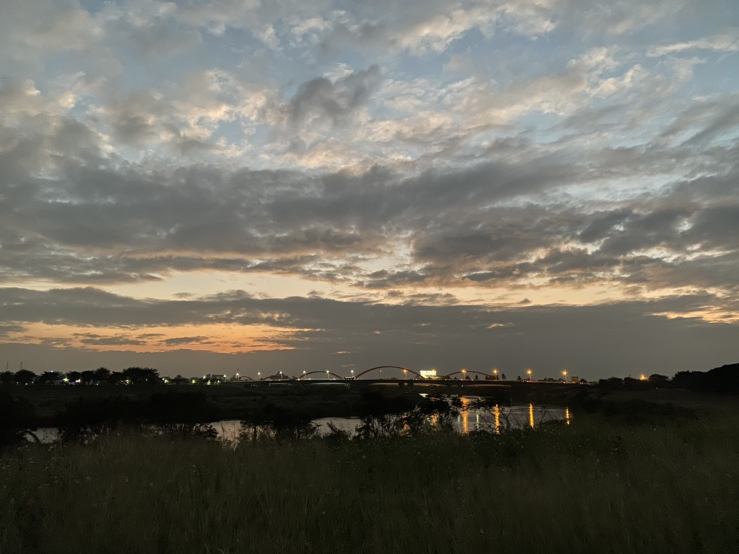
#> input picture ImageProcess/source/HDR.jpg, 1478 x 1108 px, found by its file name (shown at 1/2 size)
$ python plot.py   (older library calls are emulated)
#> lines starting #> are read from the running program, lines starting #| are printed output that depends on the picture
### ImageProcess/IM_classical.py
'''

這裡是寫基礎影像處理的部分，很難。
所以大家加油。

'''
from PIL import Image
import cv2
import numpy as np

from numpy.fft import fftn


class Image_classical():
    def __init__(self ) :
        self.image_file_name = ".\ImageProcess\okayu.png"

    def OpenImage(self, image_file_name =None , methood="cv"):
#> called with image_file_name = 'source\\HDR.jpg', methood = 'cv'
        methood = methood.lower()
        if methood =="cv" or methood =="cv2" :

            if image_file_name != None:
                print("open image with OpenCV : ", image_file_name)
                self.image = cv2.imread(image_file_name, cv2.IMREAD_COLOR)
#> self.image is the input picture: shape (1108, 1478, 3); mean B, G, R 94.7, 103.8, 105.4
                self.image = cv2.cvtColor(self.image, cv2.COLOR_BGR2RGB)
                self.ImSize = self.image.shape[:2]
#> self.ImSize = (1108, 1478)
                return self.image
            else:
                print("open default image with OpenCV : ", image_file_name)
                self.image = cv2.imread(self.image_file_name, cv2.IMREAD_COLOR)
                self.image = cv2.cvtColor(self.image, cv2.COLOR_BGR2RGB)
                self.ImSize = self.image.shape[:2]
                return self.image
        elif methood=="pil" :
            if image_file_name != None:
                print("open image :", image_file_name)
                self.image = Image.open(image_file_name)
                self.ImSize = self.image.size
                self.ImFormat = self.image.format
                self.ImMode = self.image.mode
                return self.image
            else:
                print("open image :", self.image_file_name)
                self.image = Image.open(self.image_file_name)
                self.ImSize = self.image.size
                self.ImFormat = self.image.format
                self.ImMode = self.image.mode
                return self.image


    # [12 lines left out: function image_info_get, not called in this run]

    # 目前是有損轉換
    def show(self, image ,methood ="pil", rotate = 0 ,trans=False):
        methood = methood.lower()
        if methood =="pil" :
            if trans :
                image = image.transpose(Image.FLIP_LEFT_RIGHT)
            if rotate !=0 :
                image = image.rotate(rotate)
            image.show()
        elif methood =="cv" or methood =="cv2":
            center = (image.shape[0]/2, image.shape[1]/2)
            if trans :
                image = cv2.flip(image, 1)
            if rotate != 0 :

                rot = cv2.getRotationMatrix2D(center, rotate, 1)
                image = cv2.warpAffine(image, rot, image.shape[:2])
            cv2.namedWindow("image", flags=cv2.WINDOW_NORMAL)
            cv2.resizeWindow("image" , (int(center[1]) , int(center[0])) )
            cv2.imshow("image", image)
            cv2.waitKey()
            cv2.destroyAllWindows()


    # [27 lines left out: functions SaveImage, ResizeImage, PIL2CV, not called in this run]

    def CV2PIL(self , image) :
        self.image = Image.fromarray(image)
        return self.image

    # [23 lines left out: functions img2np, np2PIL, fft, not called in this run]

    #　速度很慢的　　RGB to HSI
    # 抄起來
    def RGB2HSI(self ,rgb_img):
        with np.errstate(divide='ignore', invalid='ignore'):

            row = np.shape(rgb_img)[0]
#> row = 1108
            col = np.shape(rgb_img)[1]
#> col = 1478

            hsi_img = rgb_img.copy()

            B, G, R = cv2.split(rgb_img)
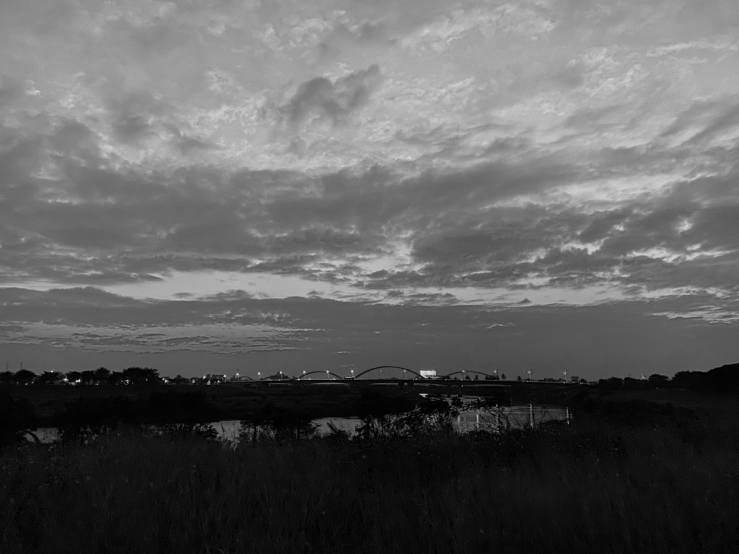
#> R: shape (1108, 1478) (shown at 1/2 size); min 0, max 242, mean 94.7

            [B, G, R] = [i / 255.0 for i in ([B, G, R])]
            H = np.zeros((row, col))
            I = (R + G + B) / 3.0
            S = np.zeros((row, col))
            for i in range(row):
                den = np.sqrt((R[i]-G[i])**2+(R[i]-B[i])*(G[i]-B[i]))
                thetha = np.arccos(0.5*(R[i]-B[i]+R[i]-G[i])/den)
                h = np.zeros(col)

                h[B[i] <= G[i]] = thetha[B[i] <= G[i]]

                h[G[i] < B[i]] = 2*np.pi-thetha[G[i] < B[i]]

                h[den == 0] = 0
                H[i] = h/(2*np.pi)
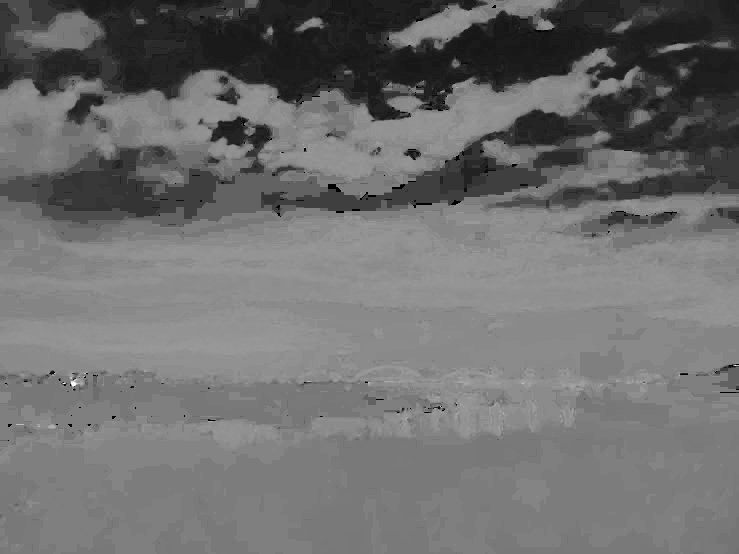
#> H: shape (1108, 1478) float64 (shown at 1/2 size); min 0, max 0.983, mean 0.435

            for i in range(row):
                min = []

                for j in range(col):
                    arr = [B[i][j], G[i][j], R[i][j]]
                    min.append(np.min(arr))
                min = np.array(min)

                S[i] = 1 - min*3/(R[i]+B[i]+G[i])

                S[i][R[i]+B[i]+G[i] == 0] = 0
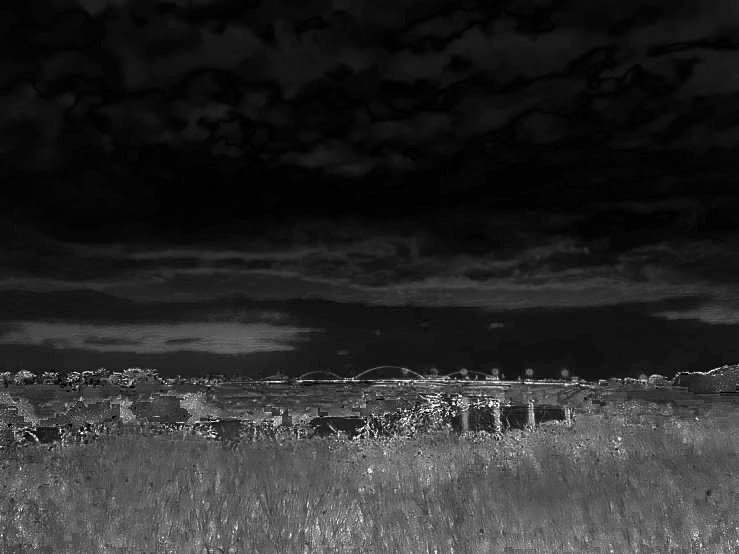
#> S: shape (1108, 1478) float64 (shown at 1/2 size); min 0, max 1, mean 0.162

            hsi_img[:, :, 0] = H*255
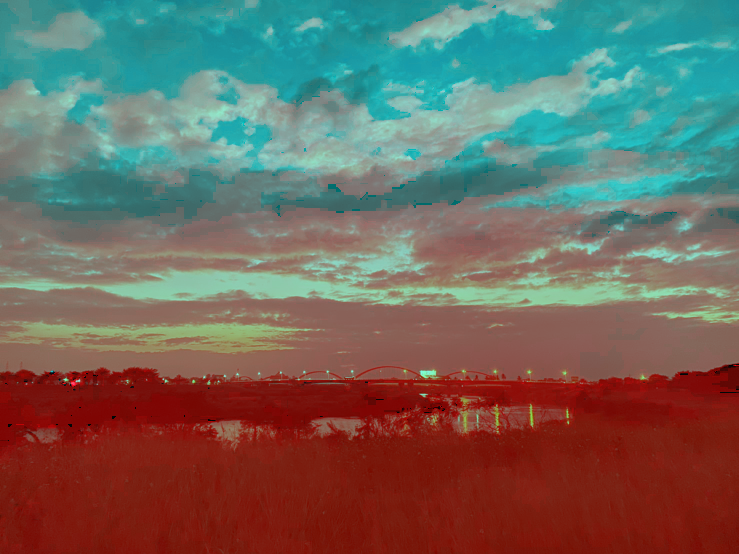
#> hsi_img: shape (1108, 1478, 3) (shown at 1/2 size); mean R, G, B 110.4, 103.8, 94.7
            hsi_img[:, :, 1] = S*255
            hsi_img[:, :, 2] = I*255
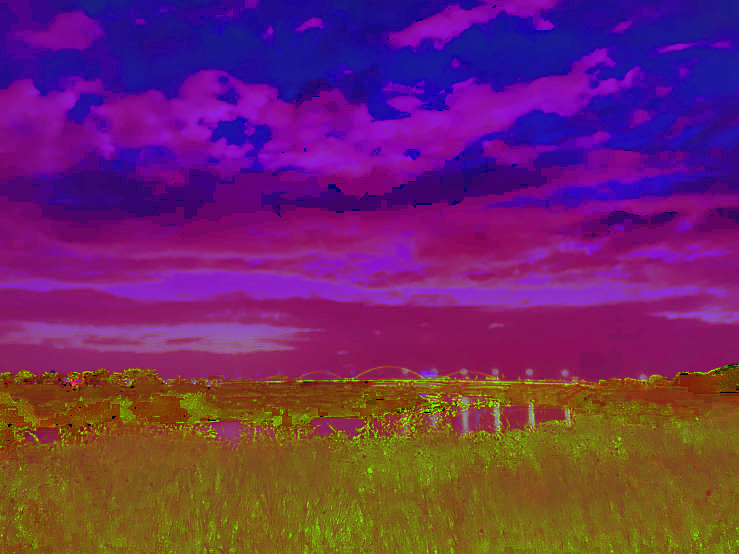
#> hsi_img: shape (1108, 1478, 3) (shown at 1/2 size); mean R, G, B 110.4, 40.8, 101
            return hsi_img

    # 抄起來
    # [49 lines left out: function HSI2RGB, not called in this run]

    def RGB2YCrCb(self ,rgb_image) :
        CrCb = cv2.cvtColor(rgb_image , cv2.COLOR_RGB2YCrCb)
        return CrCb

    def YCrCb2RGB(self , crcb_image):
        RGB = cv2.cvtColor(crcb_image , cv2.COLOR_YCrCb2RGB)
        return RGB

    def RGB2HSV(self , image):
        HSV = cv2.cvtColor(image , cv2.COLOR_RGB2HSV)
        return HSV

    def HSV2RGB(self , HSV) :
        RGB = cv2.cvtColor(HSV , cv2.COLOR_HSV2RGB)
        return RGB


# [5 lines that do not run on import are left out]

### ImageProcess/plot.py
'''
寫圖表產生的地方，包含3d 和 2d 圖表


'''
from matplotlib import pyplot as plt
# from mayavi import mlab
from scipy import stats as stats

import cv2

from imError import ChannelError
import numpy as np

# test 用的
from IM_classical import Image_classical


class plot2D() :
    def __init__(self) :
        pass

    def third_channel_his(self, np_array, title="historgram", legend="RGB"):
#> called with title = 'Historgram of HSI ', legend = 'HSI'
        sh = len(np_array.shape)
#> sh = 3
        fig = plt.figure()
        try :
            if sh!=3 :
                raise ChannelError
        except ChannelError :
            raise RuntimeError("ChannelError : dimension not 3.")

        arlist = np.dsplit(np_array ,3)
#> arlist = 3 items
        for i in range(3):
            arlist[i] = arlist[i].flatten()

        kwargs = dict(histtype='stepfilled', alpha=0.3, density=True, bins=40)

        plt.title(title)

        plt.hist(arlist[0], **kwargs)
        plt.hist(arlist[1], **kwargs)
        plt.hist(arlist[2], **kwargs)
        legend = list(legend)
        plt.legend(legend , loc='best')
        # plt.show()
        fig.canvas.draw()

        img = np.frombuffer(fig.canvas.tostring_rgb(), dtype=np.uint8)
        img = img.reshape(fig.canvas.get_width_height()[::-1] + (3,))
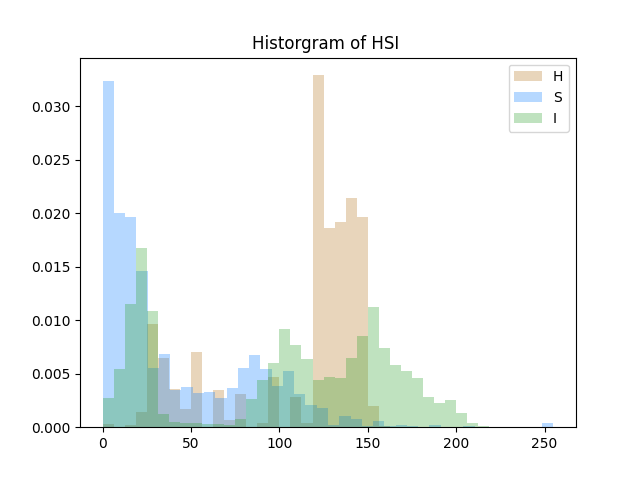
#> img: shape (480, 640, 3); mean of channels 0, 1, 2 244.3, 245.7, 242.7; drawn as B, G, R
        return img

    def RGB_plot(self , image) :
        image  = self.third_channel_his(np_array=image , title="Historgram of RGB " , legend="RGB")
        return image

    def HSI_plot(self , image) :
        image = self.third_channel_his(np_array=image , title="Historgram of HSI " , legend="HSI")
        return image

    def HSV_plot(self, image):
        image = self.third_channel_his(np_array=image, title="Historgram of HSV ", legend="HSV")
        return image

    def YCrCb_plot(self, image):
        image = self.third_channel_his(np_array=image, title="Historgram of YCrCb ", legend=("Y","Cr","Cb"))
        return image

    # [39 lines left out: function CV_hist, not called in this run]


    # [6 lines of commented-out code are left out]


'''
class plot3D():
    def __init__(self) :
        pass

    # 照片小於 256*256 不然會算很久
    def three_channel_his_3D(self ,np_array):
        sh = len(np_array.shape)
        try :
            if sh!=3 :
                raise ChannelError
        except ChannelError :
            raise RuntimeError("ChannelError : dimension not 3.")

        arlist = np.dsplit(np_array, 3)
        for i in range(3):
            arlist[i] = arlist[i].flatten()
            print(arlist[i].shape)

        stack_array = np.vstack([arlist[0] ,arlist[1] , arlist[2]])
        density = stats.gaussian_kde(stack_array)(stack_array)
        figure = mlab.figure('DensityPlot')
        pts = mlab.points3d(
            arlist[0], arlist[1], arlist[2], density, scale_mode='none', scale_factor=0.5)

        mlab.axes()
        mlab.show()
'''
if __name__ =="__main__" :
    im = Image_classical()
    image = im.OpenImage("source\\HDR.jpg" ,methood="cv")
    image = im.RGB2HSI(image)
    # image = im.ResizeImage(image,devide=10 , methood="cv")
    # np_array = im.img2np(image,methood="cv")

    plot= plot2D()
    image = plot.HSI_plot(image)
    im.show(image , methood="cv")
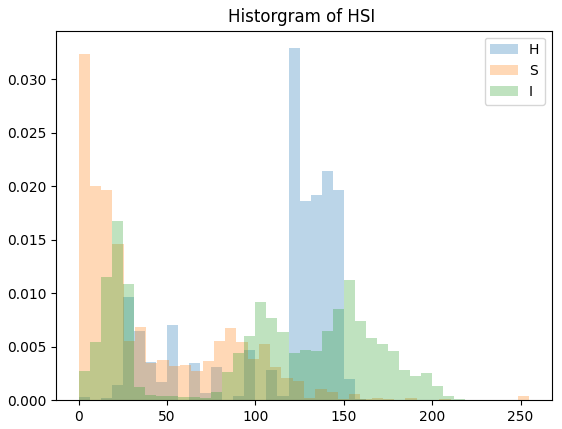
#> figure drawn by matplotlib, 1 panel
